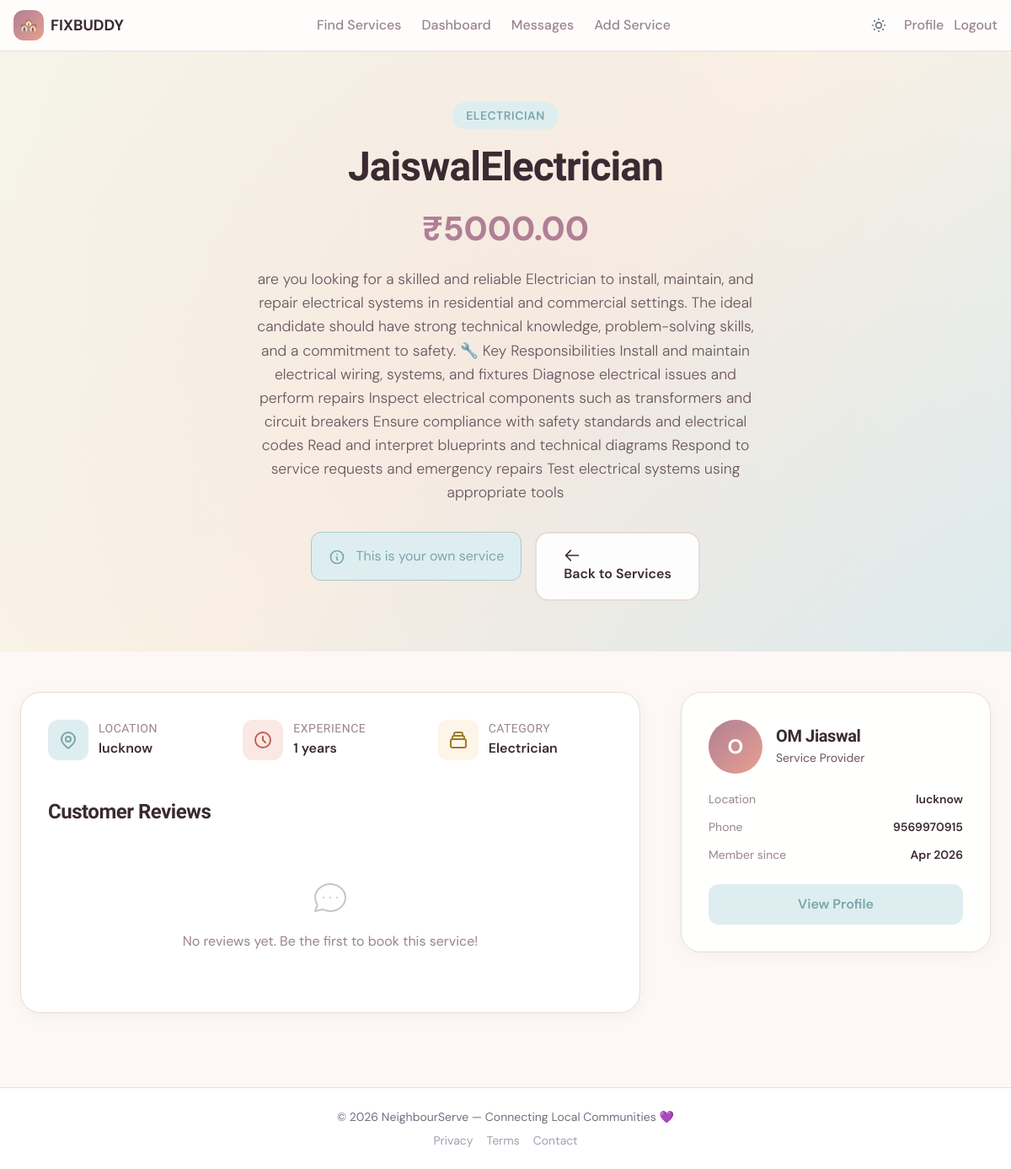
/services/2/ (signed in), run on an earlier commit of the app's database.
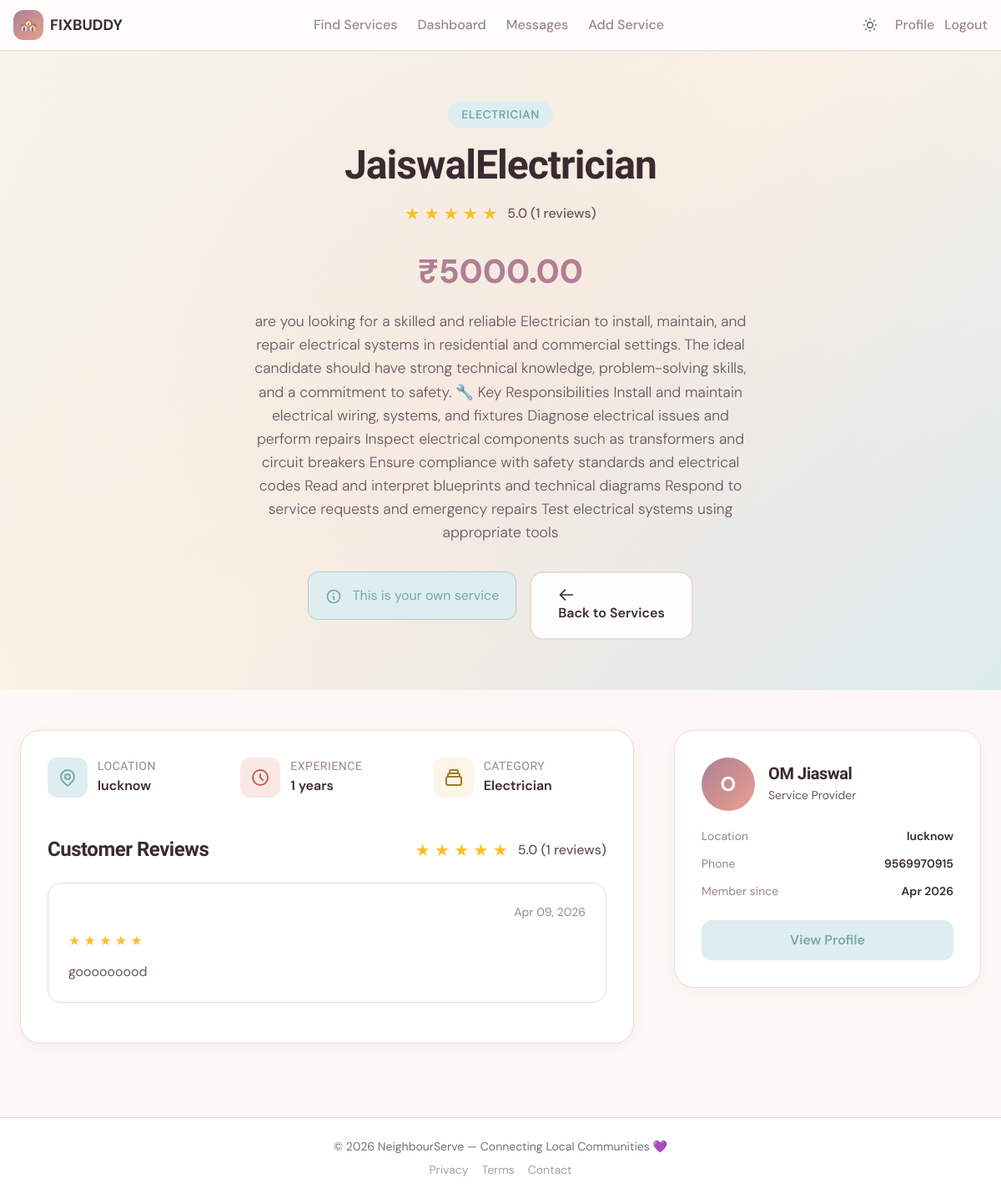
And on a later commit of the database.
### marketplace/models.py (models this page shows, shortened)
class Service(models.Model):
    provider = models.ForeignKey(User, on_delete=models.CASCADE, related_name='services')
    title = models.CharField(max_length=200)
    description = models.TextField()
    category = models.CharField(max_length=20, choices=CATEGORY_CHOICES)
    price = models.DecimalField(max_digits=10, decimal_places=2, validators=[MinValueValidator(0)])
    location = models.CharField(max_length=255, help_text="Service area or city")
    experience_years = models.PositiveIntegerField(default=0, help_text="Years of experience")
    image = models.ImageField(upload_to='services/', null=True, blank=True, help_text="Upload a service image")
    is_active = models.BooleanField(default=True)
    created_at = models.DateTimeField(auto_now_add=True)
    def average_rating(self):
        reviews = self.reviews.all()
        if reviews:
            return sum(review.rating for review in reviews) / len(reviews)
        return 0

class UserProfile(models.Model):
    user = models.OneToOneField(User, on_delete=models.CASCADE)
    role = models.CharField(max_length=10, choices=ROLE_CHOICES, default='customer')
    location = models.CharField(max_length=255, blank=True, help_text="City or area where the user is located")
    phone_number = models.CharField(max_length=15, blank=True)
    bio = models.TextField(blank=True, help_text="Short description for service providers")
    profile_photo = models.ImageField(upload_to='profile_photos/', null=True, blank=True, help_text="Upload your profile photo")

class Review(models.Model):
    booking = models.OneToOneField(Booking, on_delete=models.CASCADE, related_name='review')
    customer = models.ForeignKey(User, on_delete=models.CASCADE, related_name='reviews_given')
    service = models.ForeignKey(Service, on_delete=models.CASCADE, related_name='reviews')
    rating = models.PositiveIntegerField(validators=[MinValueValidator(1), MaxValueValidator(5)])
    comment = models.TextField(blank=True)
    created_at = models.DateTimeField(auto_now_add=True)

### marketplace/views.py (the view)
# urls.py: path('services/<int:pk>/', views.service_detail, name='service_detail'),
@login_required
def service_detail(request, pk):
    service = get_object_or_404(Service, pk=pk, is_active=True)
    reviews = Review.objects.filter(service=service)
    can_book = request.user != service.provider and not Booking.objects.filter(
        customer=request.user, service=service, status__in=['pending', 'accepted']
    ).exists()
    context = {
        'service': service,
        'reviews': reviews,
        'can_book': can_book,
        'average_rating': service.average_rating(),
    }
    return render(request, 'marketplace/service_detail.html', context)

### marketplace/templates/marketplace/service_detail.html (shortened to what the changed rows need)
{% extends 'marketplace/base.html' %}
{% block content %}
<script src="https://cdn.tailwindcss.com"></script>
<section class="service-header">
  <div class="service-header-content">
    <div class="service-category-badge">{{ service.get_category_display }}</div>
    <h1 class="service-title">{{ service.title }}</h1>
    {% if average_rating > 0 %}
      <div class="service-rating">
        <div class="stars">
          {% for i in "12345"|make_list %}
            {% if forloop.counter <= average_rating %}
              ★
            {% else %}
              ☆
            {% endif %}
          {% endfor %}
        </div>
        <span class="rating-text">{{ average_rating|floatformat:1 }} ({{ service.reviews.count }} reviews)</span>
      </div>
    {% endif %}
    <div class="service-price">₹{{ service.price }}</div>
    <p class="service-description">{{ service.description }}</p>
    <div class="service-actions">
      {% if can_book %}
        <a href="{% url 'book_service' service.pk %}" class="btn-book-service">
          <svg width="20" height="20" fill="none" viewBox="0 0 24 24" stroke="currentColor" stroke-width="2">
            <path stroke-linecap="round" stroke-linejoin="round" d="M8 7V3m8 4V3m-9 8h10M5 21h14a2 2 0 002-2V7a2 2 0 00-2-2H5a2 2 0 00-2 2v12a2 2 0 002 2z"/>
          </svg>
          Book This Service
        </a>
      {% elif user.is_authenticated and user == service.provider %}
        <div class="alert alert-info">
        </div>
      {% endif %}
      <a href="{% url 'service_list' %}" class="btn-secondary">
      </a>
    </div>
  </div>
</section>
<section class="service-details">
  <div class="details-container">
    <div class="service-info-section">
      <div class="info-grid">
        <div class="info-item">
          <div class="info-content">
            <h4>Location</h4>
            <p>{{ service.location }}</p>
          </div>
        </div>
        <div class="info-item">
          <div class="info-content">
            <h4>Experience</h4>
            <p>{{ service.experience_years }} years</p>
          </div>
        </div>
        <div class="info-item">
          <div class="info-content">
            <h4>Category</h4>
            <p>{{ service.get_category_display }}</p>
          </div>
        </div>
      </div>
      <div class="reviews-section">
        <div class="reviews-header">
          <h2 class="reviews-title">Customer Reviews</h2>
          {% if average_rating > 0 %}
            <div class="reviews-summary">
              <div class="stars">
                {% for i in "12345"|make_list %}
                  {% if forloop.counter <= average_rating %}
                    ★
                  {% else %}
                    ☆
                  {% endif %}
                {% endfor %}
              </div>
              <span class="rating-text">{{ average_rating|floatformat:1 }} ({{ service.reviews.count }} reviews)</span>
            </div>
          {% endif %}
        </div>
        {% if reviews %}
          {% for review in reviews %}
            <div class="review-card">
              <div class="review-header">
                <div class="review-date">{{ review.created_at|date:"M d, Y" }}</div>
              </div>
              <div class="review-stars">
                {% for i in "12345"|make_list %}
                  {% if forloop.counter <= review.rating %}
                    ★
                  {% else %}
                    ☆
                  {% endif %}
                {% endfor %}
              </div>
              {% if review.comment %}
                <div class="review-comment">{{ review.comment }}</div>
              {% endif %}
            </div>
          {% endfor %}
        {% else %}
          <div class="no-reviews">
            <p>No reviews yet. Be the first to book this service!</p>
          </div>
        {% endif %}
      </div>
    </div>
    <div class="provider-sidebar">
      <div class="provider-header">
        <div class="provider-avatar">{{ service.provider.first_name.0|upper }}</div>
        <div class="provider-info">
          <h3><a href="{% url 'provider_profile' service.provider.id %}" style="color: var(--ink); text-decoration: none;">{{ service.provider.first_name }} {{ service.provider.last_name }}</a></h3>
          <p>Service Provider</p>
        </div>
      </div>
      <div class="provider-details">
        <div class="detail-item">
          <span class="detail-label">Location</span>
          <span class="detail-value">{{ service.provider.userprofile.location }}</span>
        </div>
        {% if service.provider.userprofile.phone_number %}
          <div class="detail-item">
            <span class="detail-label">Phone</span>
            <span class="detail-value">{{ service.provider.userprofile.phone_number }}</span>
          </div>
        {% endif %}
        <div class="detail-item">
          <span class="detail-label">Member since</span>
          <span class="detail-value">{{ service.provider.date_joined|date:"M Y" }}</span>
        </div>
      </div>
    </div>
  </div>
</section>
{% endblock %}

What changed in the data, as far as the page shows it:
shown differently, row unchanged: Service "JaiswalElectrician": reviews.count (not shown) → "1"
added Review: created_at "Apr 09, 2026", rating 5 (drawn), comment "gooooooood"
Also different on the page:
{{ average_rating|floatformat:1 }}: (not shown) → "5.0"
text no longer shown: "No reviews yet. Be the first to book this service!"
text now shown: "( reviews) ( reviews)"
